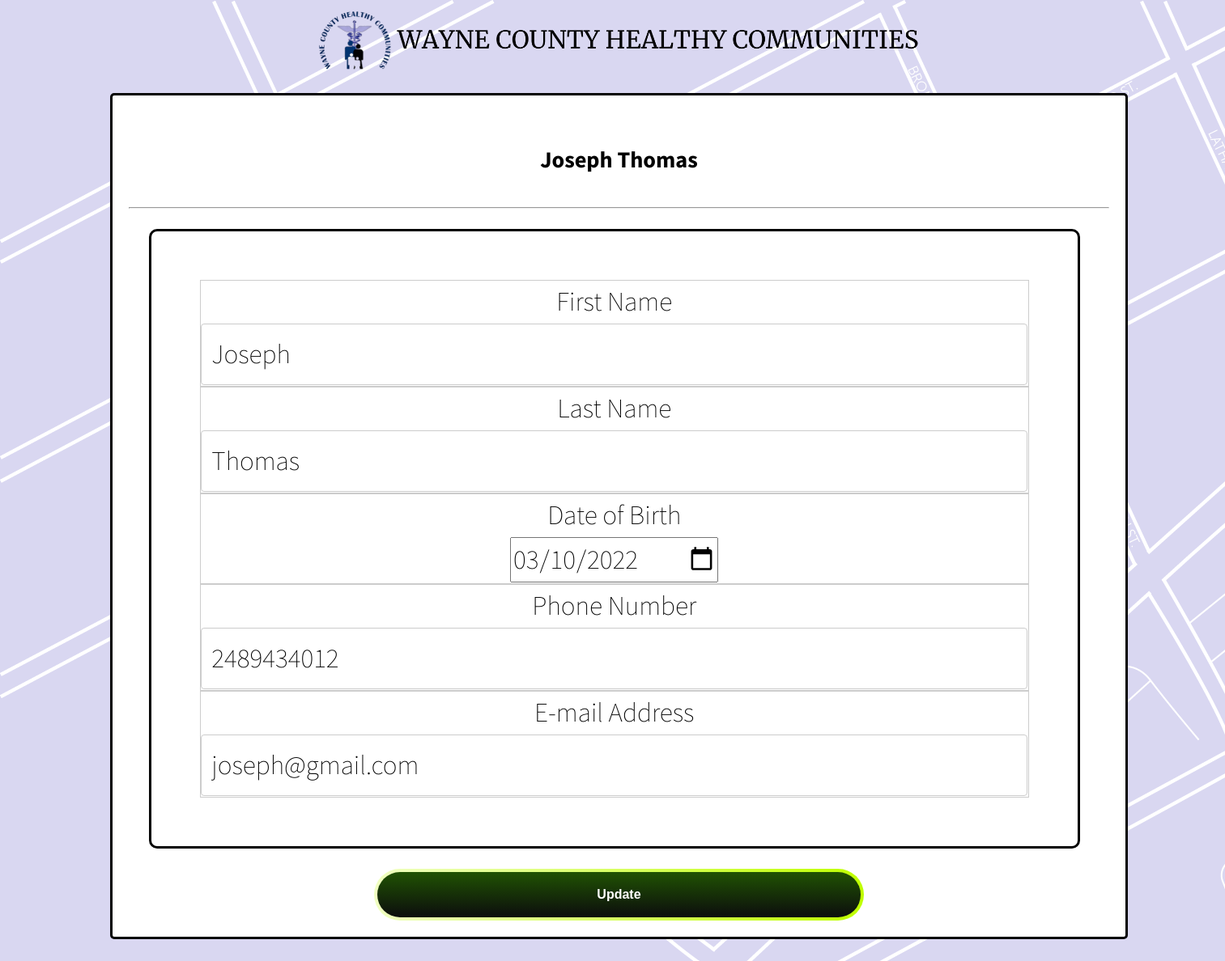
Screenshot of /clinic/editstaff.php?username=josephthomas (signed in) with the database file from the repository.
### tables this page shows
CREATE TABLE `staff` (
  `icstaff` varchar(100) NOT NULL,
  `password` varchar(100) NOT NULL,
  `staffFirstName` varchar(50) NOT NULL,
  `staffLastName` varchar(50) NOT NULL,
  `staffPhone` varchar(100) NOT NULL,
  `staffEmail` varchar(100) NOT NULL,
  `staffDOB` date NOT NULL,
  `active` varchar(20) NOT NULL
);

### clinic/editstaff.php (the view, shortened to what this page needs)
<?php
include_once '../assets/conn/dbconnect.php';
if (isset($_GET['username'])) {
	$usersession =$_GET['username'];
}
$res=mysqli_query($con,"SELECT * FROM staff WHERE icstaff = '$usersession'");
$userRow=mysqli_fetch_array($res,MYSQLI_ASSOC);
?>
<!DOCTYPE html>
<head>
    <link rel="stylesheet" href="../assets/css/main.css">
    <link rel="stylesheet" href="../assets/css/loginButton.css">
	<link rel="stylesheet" href="../assets/css/table.css">
	<link rel="stylesheet" href="../assets/css/input.css">
</head>
<header>
    <div class="hero-image">
        <a href="patient.php"><img src="../assets/pp.png" width="50%"></a>
    </div>
</header>
<body>
  <div class="wrapper">
    <div class="bf">
	<section>
	<div>
		<h4><?php echo $userRow['staffFirstName']; ?> <?php echo $userRow['staffLastName']; ?></h4>
		<hr />
	</div>
		<form action="<?php $_PHP_SELF ?>" method="post" >
			<table>
					<tr>
						<td>First Name</td>
						<td><input type="text" class="form-control" name="staffFirstName" value="<?php echo $userRow['staffFirstName']; ?>"  /></td>
					</tr>
					<tr>
						<td>Last Name</td>
						<td><input type="text" class="form-control" name="staffLastName" value="<?php echo $userRow['staffLastName']; ?>"  /></td>
					</tr>
					<tr>
						<td>Date of Birth</td>
						<td><input type="date" class="form-control" name="staffDOB" value="<?php echo $userRow['staffDOB']; ?>"  /></td>
					</tr>
					<tr>
						<td>Phone Number</td>
						<td><input type="text" class="form-control" name="staffPhone" value="<?php echo $userRow['staffPhone']; ?>"  /></td>
					</tr>
					<tr>
						<td>E-mail Address</td>
						<td><input type="text" class="form-control" name="staffEmail" value="<?php echo $userRow['staffEmail']; ?>"  /></td>
					</tr>
				</table>
			<button class="button3" name="submit" type="submit">Update</button>
			</form>
    </section>
	</div>
</div>
</body>
</html>

### assets/css/main.css (style rules this page uses)
div.hero-image { height: 100%; background-position: center; background-repeat: no-repeat; background-size:contain; position: relative; left: 25%; margin: 5px; }
body { background-image: url("../map.png"); background-color: #D9D7F1; position: absolute; width: 100%; top: 0; left: 0; overflow-x: hidden; }
body, input, select, textarea { font-family: "Source Sans Pro", Helvetica, sans-serif; font-size: 25pt; font-weight: 100; line-height: 1.5; border-spacing: 50px 15px; }
a { color: inherit; }
h4 { font-size: .85em; }
.bf { padding: 120px; border-radius: 5px 5px; margin: auto; margin-bottom: 5%; text-align: center; border-style: solid; border-color:black; background-color: white; width: 50%; overflow-x: hidden; }
@media only screen and (max-width: 760px),
  (min-device-width: 100px) and (max-device-width: 1024px) { .bf { padding: 20px 20px; left: 25%; height: 25%; width: 80%; } }

### assets/css/loginButton.css (style rules this page uses)
.button3 { align-items: center; background-clip: padding-box; background-color: initial; background-image: none; border-style: none; box-sizing: border-box; color: #fff; cursor: pointer; display: inline-block; font-family: Eina01,sans-serif; font-size: 16px; font-weight: 800; justify-content: center; line-height: 24px; min-height: 64px; overflow: visible; pointer-events: auto; position: relative; text-align: center; touch-action: manipulation; vertical-align: middle; width: auto; word-break: keep-all; z-index: 0; height: 25%; width: 20%; }
.button3:before, .button3:after { border-radius: 80px; }
.button3:before { background-image: linear-gradient(92.83deg, #F0FFC2 0, #bfff00 100%); content: ""; display: block; height: 100%; left: 0; overflow: hidden; position: absolute; top: 0; width: 100%; z-index: -2; }
.button3:after { background-color: initial; background-image: linear-gradient(#205203 0, #0c0d0d 100%); bottom: 4px; content: ""; display: block; left: 4px; overflow: hidden; position: absolute; right: 4px; top: 4px; transition: all 100ms ease-out; z-index: -1; }
@media only screen and (max-width: 760px),
  (min-device-width: 100px) and (max-device-width: 1024px) { .button3 { padding: 20px 20px; height: 25%; width: 50%; } }

### assets/css/table.css (style rules this page uses)
table { padding: 60px; border-radius: 10px 10px; margin: 25px 25px 25px; width: 95%; text-align: center; border-style: solid; border-color:black; background-color: white; }
@media only screen and (max-width: 760px),
  (min-device-width: 375px) and (max-device-width: 1280px) { table, thead, tbody, th, td, tr { display: block; } }
@media only screen and (max-width: 760px),
  (min-device-width: 375px) and (max-device-width: 1280px) { tr { border: 1px solid #ccc; } }
@media only screen and (max-width: 760px),
  (min-device-width: 375px) and (max-device-width: 1280px) { td { border: none; position: relative; padding-left: 0%; } }
@media only screen and (max-width: 760px),
  (min-device-width: 375px) and (max-device-width: 1280px) { td:before { position: absolute; top: 6px; left: 6px; width: 40%; padding-right: 10px 20px; white-space: nowrap; text-align: center; } }

### assets/css/input.css (style rules this page uses)
input[type=text], select, textarea { width: 100%; padding: 12px; border: 1px solid #ccc; border-radius: 4px; box-sizing: border-box; resize: vertical; }

### rows the page displays
staff: staffFirstName "Joseph", staffLastName "Thomas", staffDOB "03/10/2022", staffPhone "2489434012", staffEmail "joseph@gmail.com"
